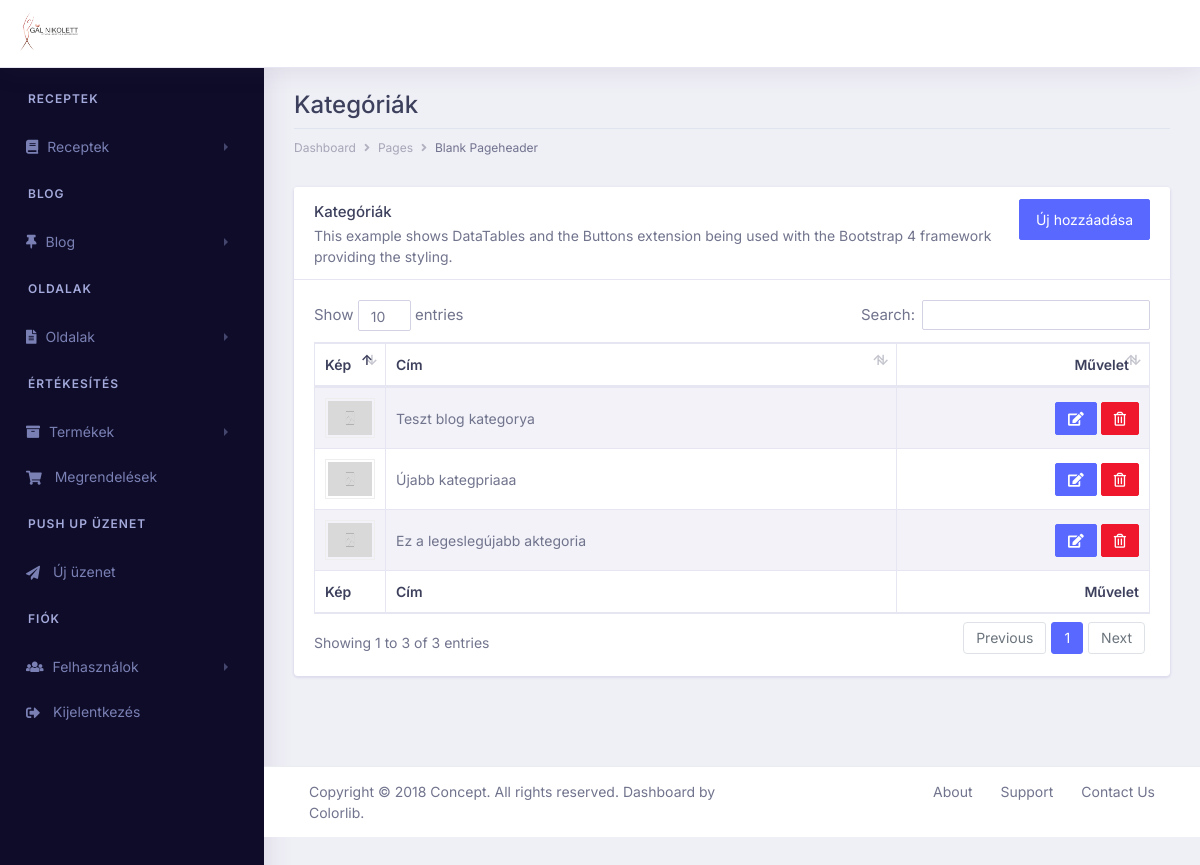
The app's page /blog/categories (signed in) with its own data.
### blog/models.py (models this page shows, shortened)
class BlogCategory(models.Model):
    blog_category_name = models.CharField(max_length=200, db_index=True)
    blog_category_image = models.ImageField(upload_to='blog/category', default='blog/category/default.jpg')

### blog/views.py (the view)
# urls.py: path('categories', views.index_category, name='blog_category_index'),
@login_required
def index_category(request):
    try:
        categories = BlogCategory.objects.all()
    except BlogCategory.DoesNotExist:
        raise Http404("404 | Nem létezik!")
    return render(request, 'blog/index_category.html', {'categories':categories})

### blog/templates/blog/index_category.html (shortened to what this page needs)
{% extends "../base_blog.html" %}
{% block content %}
    <div class="row">
        <div class="col-xl-12 col-lg-12 col-md-12 col-sm-12 col-12">
            <div class="page-header">
                <h2 class="pageheader-title">Kategóriák</h2>
                <div class="page-breadcrumb">
                    <nav aria-label="breadcrumb">
                        <ol class="breadcrumb">
                            <li class="breadcrumb-item"><a href="#" class="breadcrumb-link">Dashboard</a></li>
                            <li class="breadcrumb-item"><a href="#" class="breadcrumb-link">Pages</a></li>
                            <li class="breadcrumb-item active" aria-current="page">Blank Pageheader</li>
                        </ol>
                    </nav>
                </div>
            </div>
        </div>
    </div>
    <div class="row">
        <div class="col-xl-12 col-lg-12 col-md-12 col-sm-12 col-12">
            <div class="card">
                <div class="card-header">
                    <div class="float-right">
                        <a href="{% url 'blog_category_create' %}" class="btn btn-primary">Új hozzáadása</a>
                    </div>
                    <h5 class="mb-0">Kategóriák</h5>
                    <p>This example shows DataTables and the Buttons extension being used with the Bootstrap 4 framework providing the styling.</p>
                </div>
                <div class="card-body">
                    <div class="table-responsive">
                        <table id="example" class="table table-striped table-bordered first table-sm" style="width:100%">
                            <thead>
                                <tr>
                                    <th>Kép</th>
                                    <th>Cím</th>
                                    <th class="text-right">Művelet</th>
                                </tr>
                            </thead>
                            <tbody>
                            {% for category in categories %}
                                <tr>
                                    <td width="50px"><img src="{{category.blog_category_image.url}}" style="width: 100%; height: 40px; padding: 2px; border: 1px solid #eee;"></td>
                                    <td style="text-transform: none;"><span class="span-title">{{category.blog_category_name}}</span></td>
                                    <td class="text-right">
                                        <a href="{% url 'blog_category_update' category.pk %}" class="btn btn-sm btn-primary"><i class="fa fa-edit"></i></a>
                                        <a href="{% url 'blog_category_delete' category.pk %}" class="btn btn-sm btn-danger text-white"><i class="far fa-trash-alt"></i></a>
                                    </td>
                                </tr>
                             {% endfor %}
                            </tbody>
                            <tfoot>
                                <tr>
                                    <th>Kép</th>
                                    <th>Cím</th>
                                    <th class="text-right">Művelet</th>
                                </tr>
                            </tfoot>
                        </table>
                    </div>
                </div>
            </div>
        </div>
    </div>
{% endblock %}

### records on screen
BlogCategory: blog_category_image (placeholder picture), blog_category_name "Teszt blog kategorya"
BlogCategory: blog_category_image (placeholder picture), blog_category_name "Újabb kategpriaaa"
BlogCategory: blog_category_image (placeholder picture), blog_category_name "Ez a legeslegújabb aktegoria"
